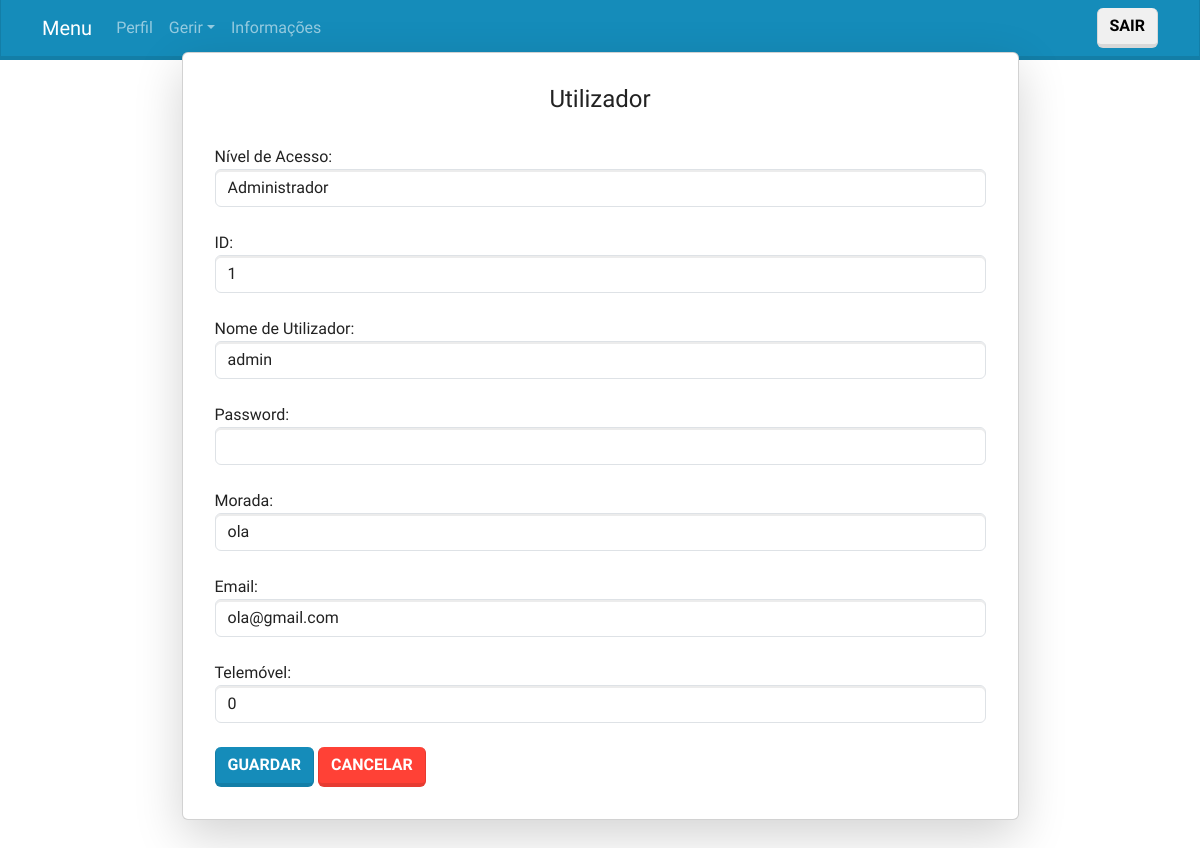
/paginas/editarUtilizadorformulario.php?id=1 (signed in), run on an earlier commit of the app's database.
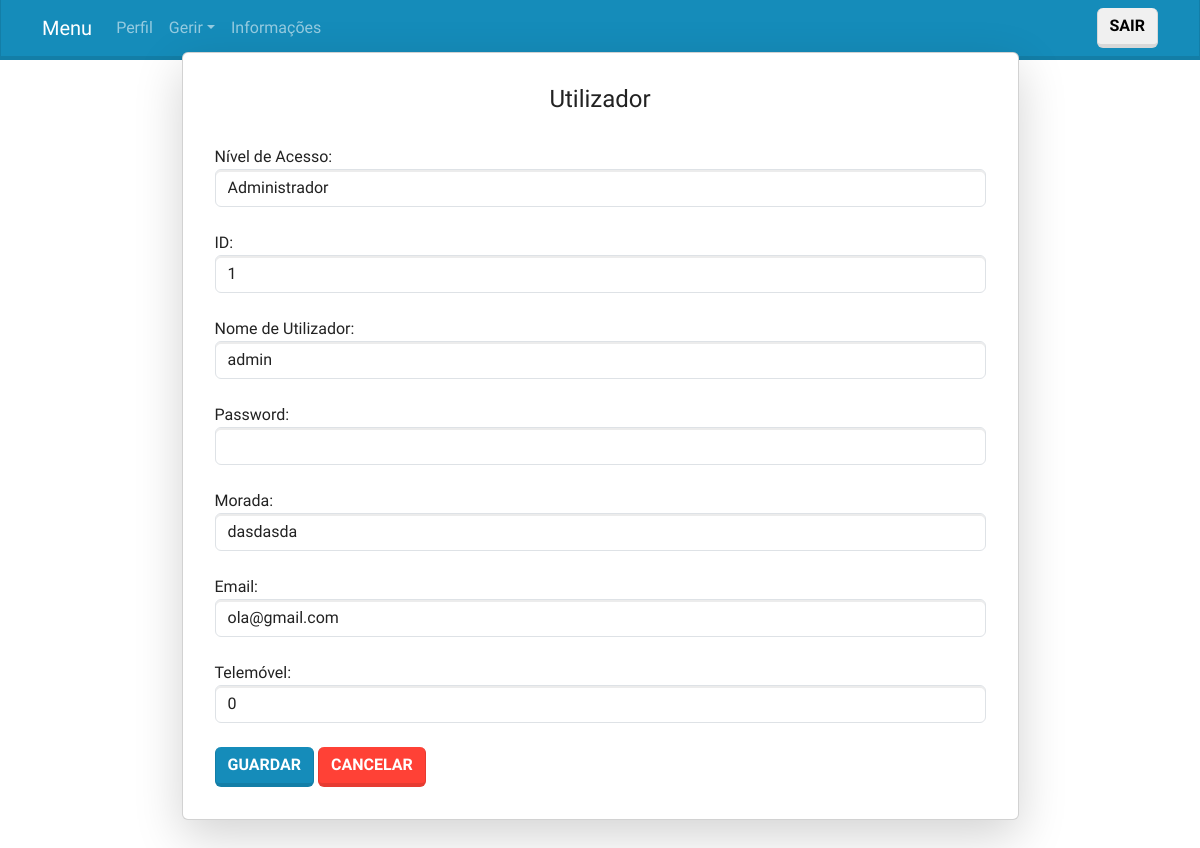
And on a later commit of the database.
### tables this page shows
CREATE TABLE `utilizador` (
  `id_utilizador` int(40) NOT NULL,
  `nome` varchar(60) NOT NULL,
  `password` varchar(100) NOT NULL,
  `morada` varchar(100) NOT NULL,
  `email` varchar(100) NOT NULL,
  `telemovel` int(10) NOT NULL,
  `tipo_utilizador` int(1) NOT NULL DEFAULT 0
);

### paginas/editarUtilizadorformulario.php (the view, shortened to what this page needs)
<!DOCTYPE html>
<?php include 'cabecalho.php'; ?>
<?php if (isset($_SESSION['tipo_utilizador']) && $_SESSION['tipo_utilizador'] == 3) : ?>
<html lang="pt">
<head>
    <link rel="stylesheet" href="bootstrap.css">
</head>
<body>
    <?php
    $sql = "SELECT * FROM utilizador WHERE id_utilizador=\"$_GET[id]\"";
    $result = mysqli_query($conn, $sql);
    $row = mysqli_fetch_array($result);
    ?>
    <div class="container d-flex justify-content-center align-items-center" style="height: 100vh;">
        <div class="card shadow-lg p-3 mb-5 bg-white rounded w-75">
            <div class="card-body">
                <h4 class="card-title text-center">Utilizador</h4>
                <br>
                <form id="form1" name="form1" method="post" action="editarUtilizador.php">
                    <div class="form-group">
                        <label for="nivelacesso">Nível de Acesso:</label>
                        <select class="form-control" name="nivelacesso">
                            <?php
                            $opcoesNivelAcesso = array(
                                "-1" => "Eliminado",
                                "0" => "Por aceitar",
                                "1" => "Aluno",
                                "2" => "Docente",
                                "3" => "Administrador"
                            );
                            $nivelAcessoAtual = $row['tipo_utilizador'];
                            foreach ($opcoesNivelAcesso as $valor => $descricao) {
                                $selected = ($valor == $nivelAcessoAtual) ? "selected" : "";
                                echo "<option value=\"$valor\" $selected>$descricao</option>";
                            }
                            ?>
                        </select>
                    </div>
                    <br>
                    <div class="form-group">
                        <label for="id_utilizador">ID:</label>
                        <input type="text" class="form-control" name="id_utilizador" value="<?php echo $row['id_utilizador']; ?>" readonly>
                    </div>
                    <br>
                    <div class="form-group">
                        <label for="nome">Nome de Utilizador:</label>
                        <input type="text" class="form-control" name="nome" value="<?php echo $row['nome']; ?>" required>
                    </div>
                    <br>
                    <div class="form-group">
                        <label for="password">Password:</label>
                        <input type="text" class="form-control" name="password" value="">
                    </div>
                    <br>
                    <div class="form-group">
                        <label for="morada">Morada:</label>
                        <input type="text" class="form-control" name="morada" value="<?php echo $row['morada']; ?>" required>
                    </div>
                    <br>
                    <div class="form-group">
                        <label for="email">Email:</label>
                        <input type="email" class="form-control" name="email" value="<?php echo $row['email']; ?>" required>
                    </div>
                    <br>
                    <div class="form-group">
                        <label for="telemovel">Telemóvel:</label>
                        <input type="tel" class="form-control" name="telemovel" value="<?php echo $row['telemovel']; ?>" required>
                    </div>
                    <br>
                    <input type="submit" name="Submit" value="Guardar" class="btn btn-primary"/>
                    <a type="button" class="btn btn-danger" href="utilizadores.php">Cancelar</a>
                    <br>
                </form>
            </div>
        </div>
    </div>
</body>
</html>
<?php else:
    header("Location:Erro.php");?>
<?php endif ?>

What changed in the data, as far as the page shows it:
changed utilizador "admin": morada "ola" → "dasdasda"
